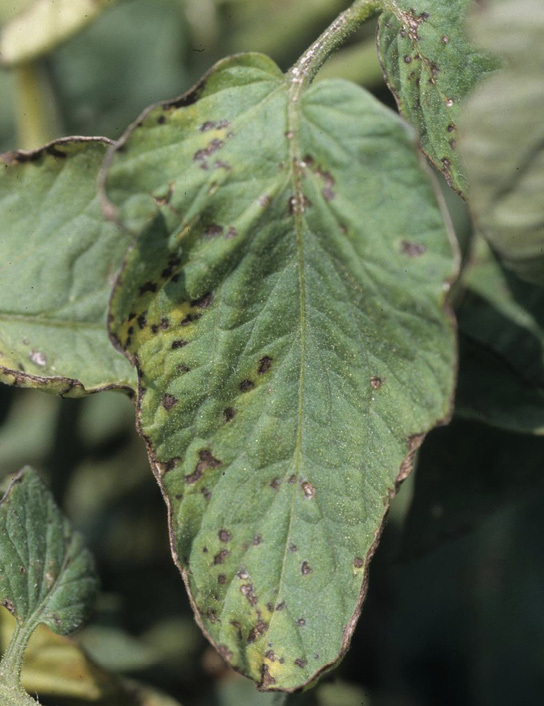
#> input picture test_images/tomato-bacterial-spot2.jpg, 544 x 706 px
$ python -i thermal_processor.py   (imports and definitions only)
#> lines starting #> are read from the running program, lines starting #| are printed output that depends on the picture; after the words box and inside, x2 and y2 are one past the last pixel; in counts of white or black regions, pixels touching at a corner belong together
import cv2
import numpy as np
from PIL import Image
import matplotlib.pyplot as plt
import os

class ThermalImageProcessor:
    def __init__(self):
        self.color_map = {
            'hot': cv2.COLORMAP_JET,
            'rainbow': cv2.COLORMAP_RAINBOW,
            'ocean': cv2.COLORMAP_OCEAN,
            'thermal': cv2.COLORMAP_INFERNO
        }

    def process_image(self, image_path, colormap='thermal', save_path=None):
        """
        Process an image to create a thermal-like visualization
        """
#> called with colormap = 'thermal'
        try:
            # Read and validate the image
            if not os.path.exists(image_path):
                raise ValueError("Image file does not exist")

            # Read the image
            img = cv2.imread(image_path)
#> img is the input picture: shape (706, 544, 3); mean B, G, R 83.2, 111.1, 99.7
            if img is None:
                raise ValueError("Could not read the image")

            # Convert BGR to RGB
            img_rgb = cv2.cvtColor(img, cv2.COLOR_BGR2RGB)

            # Convert to grayscale
            gray = cv2.cvtColor(img_rgb, cv2.COLOR_RGB2GRAY)
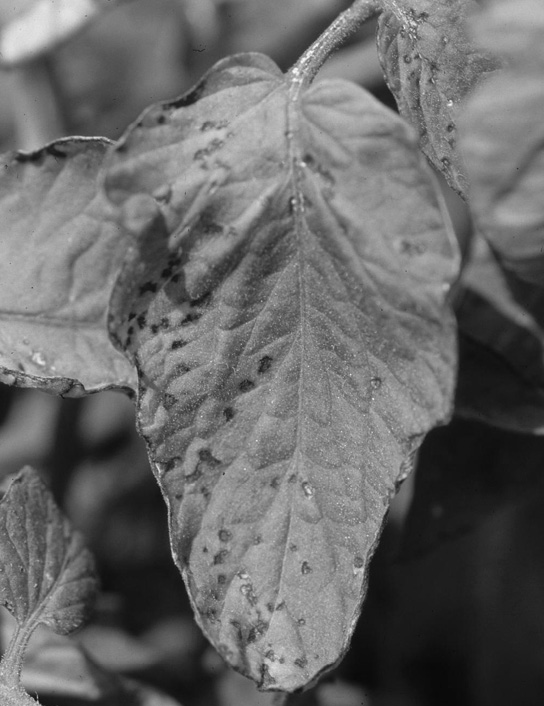
#> gray: shape (706, 544); min 8, max 250, mean 104.5

            # Apply histogram equalization to enhance contrast
            equalized = cv2.equalizeHist(gray)
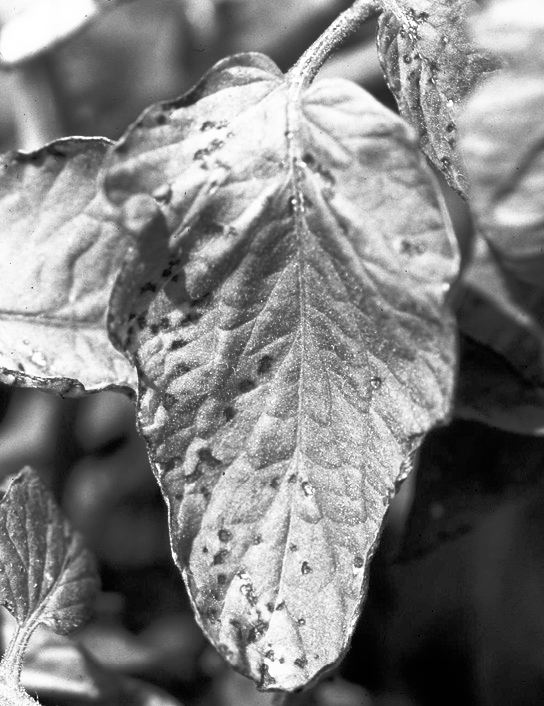
#> equalized: shape (706, 544); min 0, max 255, mean 128.4

            # Apply some noise reduction
            denoised = cv2.medianBlur(equalized, 5)

            # Create thermal visualization
            selected_map = self.color_map.get(colormap, cv2.COLORMAP_INFERNO)
            thermal = cv2.applyColorMap(denoised, selected_map)
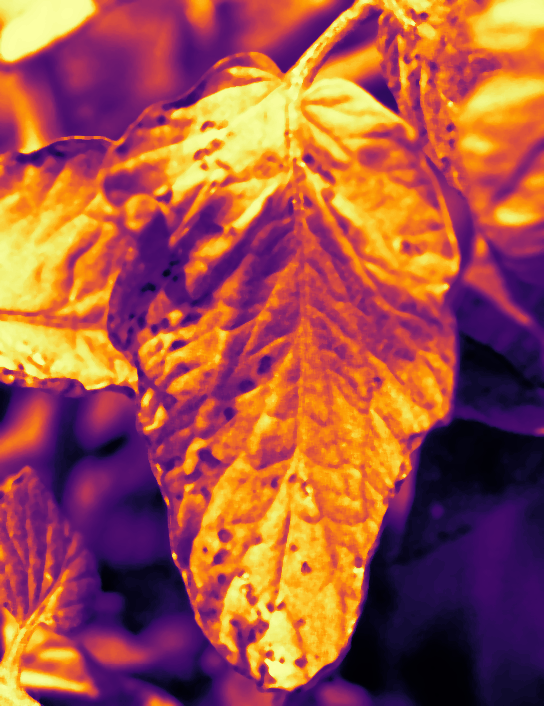
#> thermal: shape (706, 544, 3); mean B, G, R 69.3, 83.9, 163

            # Convert thermal to RGB for consistent color space
            thermal_rgb = cv2.cvtColor(thermal, cv2.COLOR_BGR2RGB)

            # Save if path is provided
            if save_path:
                cv2.imwrite(save_path, cv2.cvtColor(thermal_rgb, cv2.COLOR_RGB2BGR))

            # Analyze the thermal image
            moisture_analysis = self.analyze_thermal_image(thermal_rgb)

            return {
                'thermal_image': thermal_rgb,
                'moisture_levels': moisture_analysis['moisture_levels'],
                'recommendations': moisture_analysis['recommendations']
            }

        except Exception as e:
            raise Exception(f"Error processing image: {str(e)}")

    def analyze_thermal_image(self, thermal_rgb):
        """
        Analyze the thermal image and return moisture levels and recommendations
        """
        try:
            # Ensure we have a numpy array
            if not isinstance(thermal_rgb, np.ndarray):
                raise ValueError("Invalid image format")

            # Convert to HSV for analysis
            hsv = cv2.cvtColor(thermal_rgb, cv2.COLOR_RGB2HSV)
#> hsv: shape (706, 544, 3); mean H, S, V 88.3, 202.2, 171.4

            # Define moisture zones based on color ranges
            zones = {
                'high_moisture': ([100, 50, 50], [140, 255, 255]),    # Blue range
                'medium_moisture': ([40, 50, 50], [80, 255, 255]),    # Green range
                'low_moisture': ([0, 50, 50], [30, 255, 255])         # Red/Yellow range
            }

            # Calculate moisture levels
            moisture_levels = {}
            total_pixels = thermal_rgb.shape[0] * thermal_rgb.shape[1]

            for zone, (lower, upper) in zones.items():
                mask = cv2.inRange(hsv, np.array(lower), np.array(upper))
                zone_pixels = np.sum(mask > 0)
                percentage = (zone_pixels / total_pixels) * 100
                moisture_levels[zone] = round(percentage, 2)
#> this loop made 3 passes
#> (zone_pixels, percentage) on passes 1 to 3: (58278, 15.17), (0, 0), (162162, 42.22)
#> pass 1, in analyze_thermal_image, `mask = cv2.inRange(hsv, np.array(lower), np.array(upper))`:
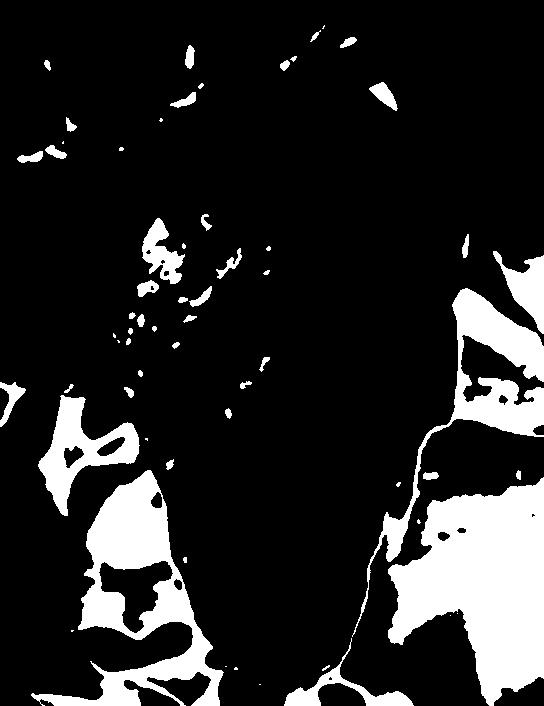
#> mask: shape (706, 544); 15.2% white; 62 white regions (17 under 20 px), largest, box (x1, y1, x2, y2) and area: (388, 477, 544, 706) 22017, (31, 470, 224, 706) 14114, (352, 288, 544, 637) 9170
#> pass 3, in analyze_thermal_image, `mask = cv2.inRange(hsv, np.array(lower), np.array(upper))`:
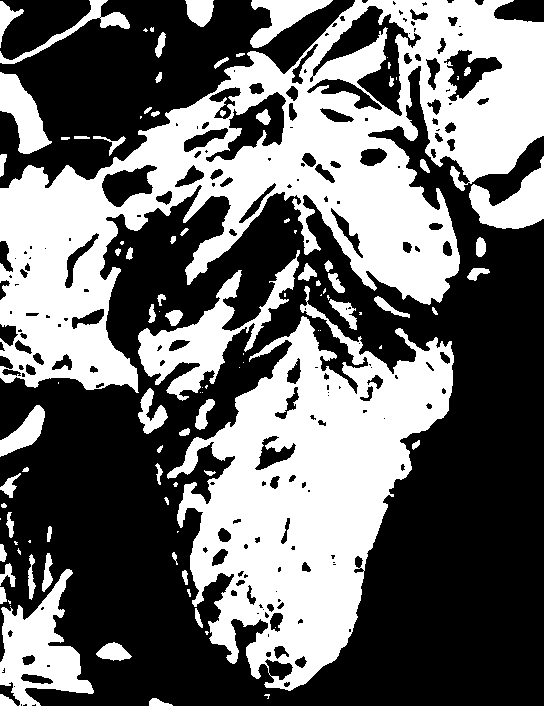
#> mask: shape (706, 544); 42.2% white; 105 white regions (38 under 20 px), largest, box (x1, y1, x2, y2) and area: (0, 0, 544, 393) 80526, (167, 286, 454, 691) 53195, (138, 250, 300, 401) 6367
#> after the loop, moisture_levels = {'high_moisture': 15.17, 'medium_moisture': 0, 'low_moisture': 42.22}

            # Generate recommendations based on moisture levels
            recommendations = self.generate_recommendations(moisture_levels)

            return {
                'moisture_levels': moisture_levels,
                'recommendations': recommendations
            }

        except Exception as e:
            raise Exception(f"Error in thermal analysis: {str(e)}")

    def generate_recommendations(self, moisture_levels):
        """
        Generate irrigation recommendations based on moisture analysis
        """
        try:
            low_moisture = moisture_levels.get('low_moisture', 0)
#> low_moisture = 42.22
            medium_moisture = moisture_levels.get('medium_moisture', 0)
#> medium_moisture = 0
            high_moisture = moisture_levels.get('high_moisture', 0)
#> high_moisture = 15.17

            if low_moisture > 40:
                return [{
                    'priority': 'High',
                    'action': 'Immediate irrigation required',
                    'details': f'Large dry areas detected ({low_moisture:.1f}% of field). Schedule irrigation within 24 hours.'
                }]
            elif medium_moisture > 50:
                return [{
                    'priority': 'Medium',
                    'action': 'Monitor moisture levels',
                    'details': f'Adequate moisture present ({medium_moisture:.1f}% of field). Plan irrigation in 2-3 days.'
                }]
            elif high_moisture > 30:
                return [{
                    'priority': 'Low',
                    'action': 'No immediate action required',
                    'details': f'Good moisture levels detected ({high_moisture:.1f}% of field). Continue monitoring.'
                }]
            else:
                return [{
                    'priority': 'Medium',
                    'action': 'Assessment needed',
                    'details': 'Unclear moisture distribution. Physical inspection recommended.'
                }]

        except Exception as e:
            raise Exception(f"Error generating recommendations: {str(e)}")

    # [27 lines left out: function enhance_thermal_image, not called in this run]

>>> result = ThermalImageProcessor().process_image('../test_images/tomato-bacterial-spot2.jpg')
#> in analyze_thermal_image, `recommendations = self.generate_recommendations(moisture_levels)`: recommendations = 1 item
#> in process_image, `moisture_analysis = self.analyze_thermal_image(thermal_rgb)`: moisture_analysis = 2 items
#> result = 3 items

$ run again, on test_images/tomato-leaf-curl-virus3.jpg
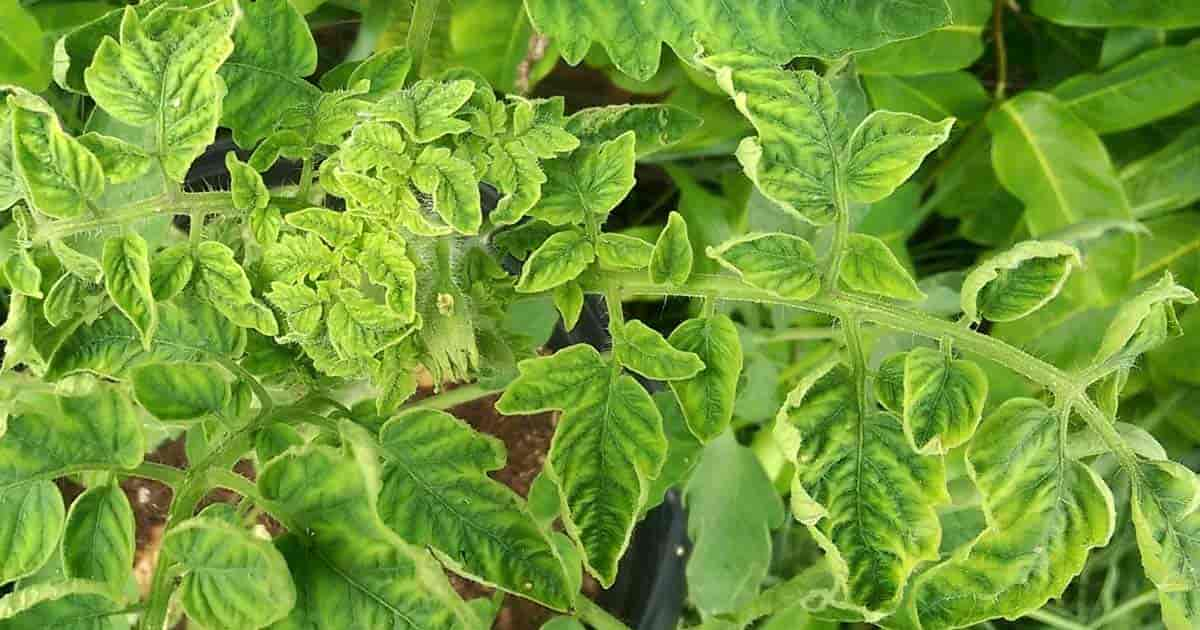
#> input picture test_images/tomato-leaf-curl-virus3.jpg, 1200 x 630 px
#> in process_image, img is the input picture: shape (630, 1200, 3); mean B, G, R 53.7, 156.2, 115
#> hsv: shape (630, 1200, 3); mean H, S, V 89.3, 202.8, 172.2
#> the loop in analyze_thermal_image, `for zone, (lower, upper) in zones.items():` made 3 passes
#> (zone_pixels, percentage) on passes 1 to 3: (100898, 13.35), (0, 0), (321769, 42.56)
#> pass 1, in analyze_thermal_image, `mask = cv2.inRange(hsv, np.array(lower), np.array(upper))`:
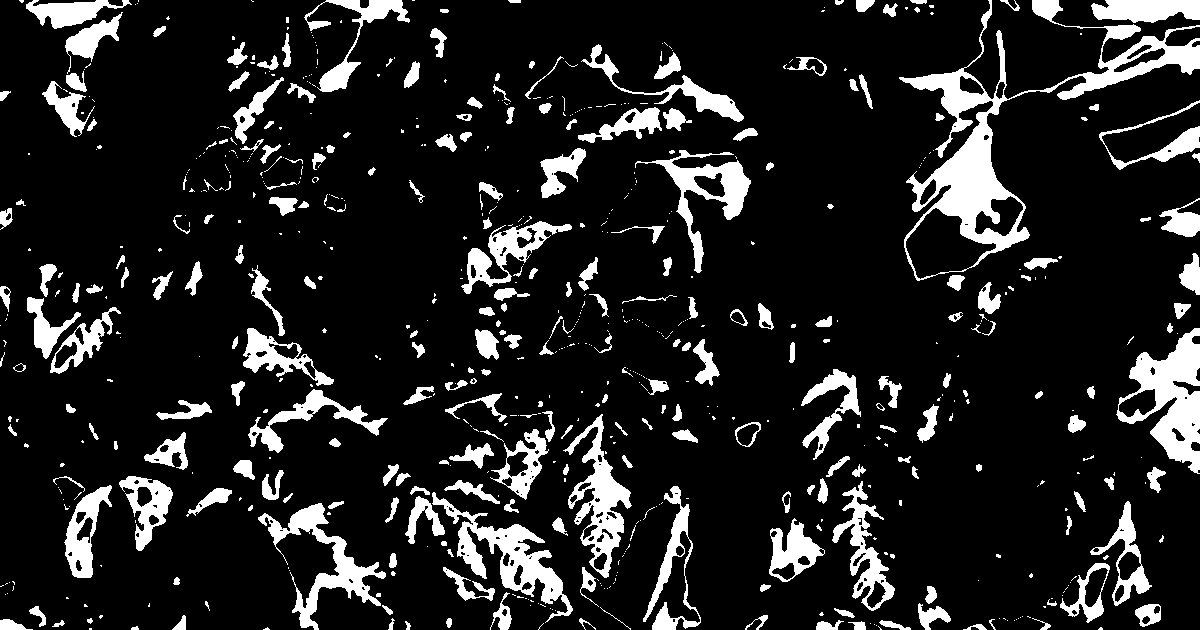
#> mask: shape (630, 1200); 13.3% white; 698 white regions (438 under 20 px), largest, box (x1, y1, x2, y2) and area: (899, 0, 1200, 281) 13162, (1116, 328, 1200, 474) 5577, (432, 492, 573, 623) 4368
#> pass 3, in analyze_thermal_image, `mask = cv2.inRange(hsv, np.array(lower), np.array(upper))`:
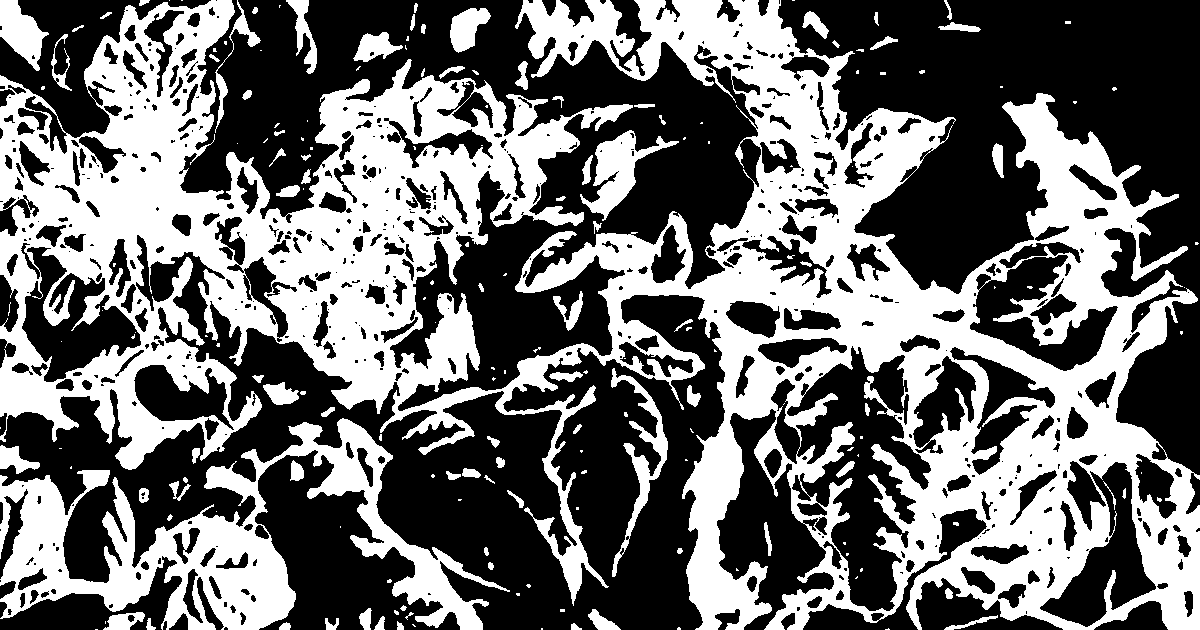
#> mask: shape (630, 1200); 42.6% white; 187 white regions (101 under 20 px), largest, box (x1, y1, x2, y2) and area: (0, 0, 1200, 630) 268935, (0, 418, 510, 630) 32914, (580, 130, 679, 221) 2902
#> after the loop in analyze_thermal_image, `for zone, (lower, upper) in zones.items():`: moisture_levels = {'high_moisture': 13.35, 'medium_moisture': 0, 'low_moisture': 42.56}
#> low_moisture = 42.56
#> medium_moisture = 0
#> high_moisture = 13.35
#> recommendations = 1 item
#> moisture_analysis = 2 items
#> result = 3 items

$ run again, on test_images/tomato-mold.jpg
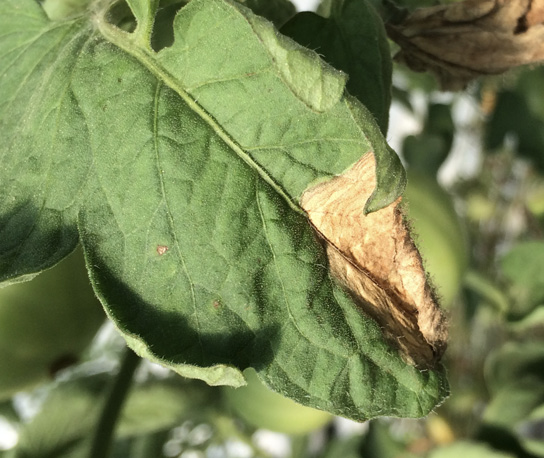
#> input picture test_images/tomato-mold.jpg, 544 x 458 px
#> in process_image, img is the input picture: shape (458, 544, 3); mean B, G, R 83.5, 131.5, 118.7
#> hsv: shape (458, 544, 3); mean H, S, V 89.2, 202.5, 171.4
#> the loop in analyze_thermal_image, `for zone, (lower, upper) in zones.items():` made 3 passes
#> (zone_pixels, percentage) on passes 1 to 3: (36442, 14.63), (0, 0), (102605, 41.18)
#> pass 1, in analyze_thermal_image, `mask = cv2.inRange(hsv, np.array(lower), np.array(upper))`:
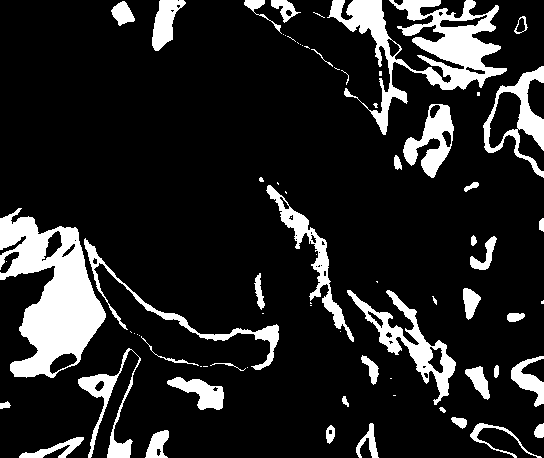
#> mask: shape (458, 544); 14.6% white; 74 white regions (33 under 20 px), largest, box (x1, y1, x2, y2) and area: (0, 208, 106, 378) 9336, (327, 0, 507, 135) 7442, (347, 290, 456, 405) 2713
#> pass 3, in analyze_thermal_image, `mask = cv2.inRange(hsv, np.array(lower), np.array(upper))`:
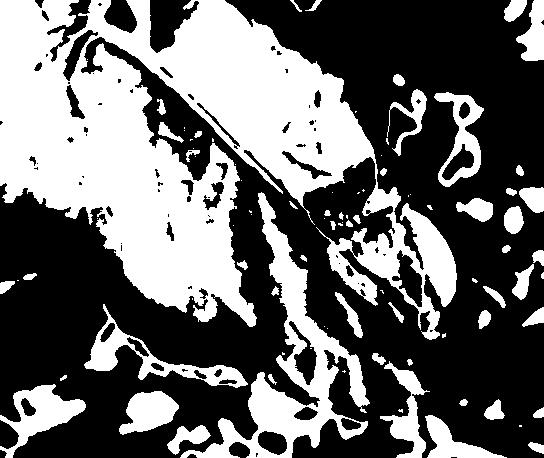
#> mask: shape (458, 544); 41.2% white; 91 white regions (39 under 20 px), largest, box (x1, y1, x2, y2) and area: (0, 0, 457, 340) 72488, (180, 192, 370, 458) 10641, (84, 304, 248, 388) 2660
#> after the loop in analyze_thermal_image, `for zone, (lower, upper) in zones.items():`: moisture_levels = {'high_moisture': 14.63, 'medium_moisture': 0, 'low_moisture': 41.18}
#> low_moisture = 41.18
#> medium_moisture = 0
#> high_moisture = 14.63
#> recommendations = 1 item
#> moisture_analysis = 2 items
#> result = 3 items
